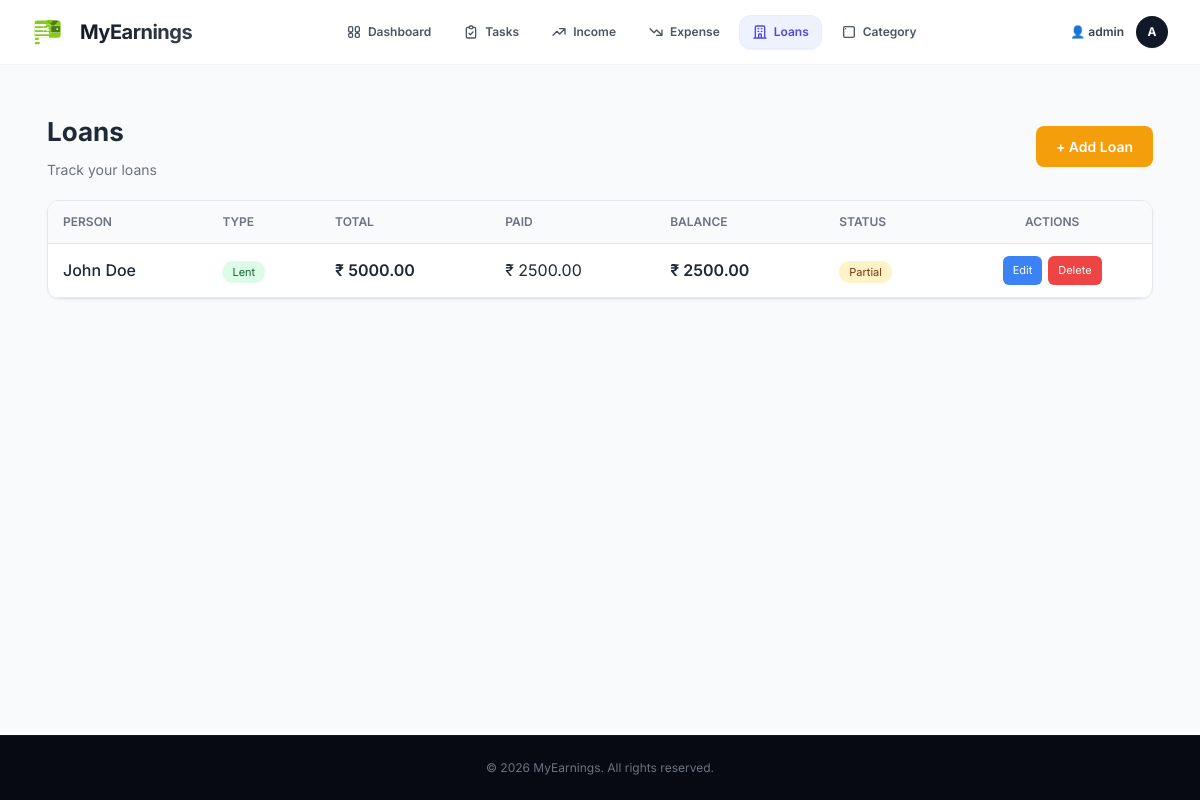
Screenshot of /loan/ (signed in) with the database file from the repository.
### xeon/models.py (models this page shows, shortened)
class BaseModel(models.Model):
    created_at = models.DateTimeField(auto_now_add=True)
    updated_at = models.DateTimeField(auto_now=True)
    class Meta:
        abstract = True

class Loan(BaseModel):
    LOAN_TYPE = (
        ('borrowed', 'Borrowed'),   # You took money
        ('lent', 'Lent'),           # You gave money
    )
    STATUS = (
        ('pending', 'Pending'),
        ('partial', 'Partially Paid'),
        ('completed', 'Completed'),
    )
    user = models.ForeignKey(User, on_delete=models.CASCADE)
    person_name = models.CharField(max_length=255)
    loan_type = models.CharField(max_length=10, choices=LOAN_TYPE)
    total_amount = models.DecimalField(max_digits=10, decimal_places=2)
    paid_amount = models.DecimalField(max_digits=10, decimal_places=2, default=0)
    due_date = models.DateField(blank=True, null=True)
    status = models.CharField(max_length=10, choices=STATUS, default='pending')
    note = models.TextField(blank=True, null=True)
    @property
    def balance(self):
        return self.total_amount - self.paid_amount

### xeon/views.py (the view)
# urls.py: path('loan/', loan_list, name='loan_list'),
@login_required
def loan_list(request):
    loans = Loan.objects.filter(user=request.user).order_by('-created_at')
    return render(request, 'xeon/loan.html', {'loans': loans})

### xeon/templates/xeon/loan.html (shortened to what this page needs)
{% extends 'xeon/base.html' %}
{% block content %}
<div style="padding: 15px;">
    <div style="display: flex; justify-content: space-between; align-items: center; margin-bottom: 20px; flex-wrap: wrap; gap: 15px;">
        <div>
            <h2 style="font-size: 26px; font-weight: 700; margin: 0; color: #1f2937;"> Loans</h2>
            <p style="color: #6b7280; margin: 8px 0 0 0; font-size: 14px;">Track your loans</p>
        </div>
        <a href="{% url 'xeon:add_loan' %}" style="padding: 10px 20px; background: #f59e0b; color: white; border: none; border-radius: 8px; font-weight: 600; font-size: 14px; cursor: pointer; text-decoration: none;">+ Add Loan</a>
    </div>
    <div style="background: #ffffff; border: 1px solid #e5e7eb; border-radius: 12px; overflow: hidden; box-shadow: 0 1px 3px rgba(0,0,0,0.05);">
        {% if loans %}
        <div style="overflow-x: auto;">
            <table style="width: 100%; border-collapse: collapse;">
                <thead>
                    <tr style="border-bottom: 1px solid #e5e7eb; background: #f9fafb;">
                        <th style="padding: 12px 15px; text-align: left; font-weight: 600; font-size: 12px; color: #6b7280; text-transform: uppercase;">Person</th>
                        <th style="padding: 12px 15px; text-align: left; font-weight: 600; font-size: 12px; color: #6b7280; text-transform: uppercase;">Type</th>
                        <th style="padding: 12px 15px; text-align: left; font-weight: 600; font-size: 12px; color: #6b7280; text-transform: uppercase;">Total</th>
                        <th style="padding: 12px 15px; text-align: left; font-weight: 600; font-size: 12px; color: #6b7280; text-transform: uppercase;">Paid</th>
                        <th style="padding: 12px 15px; text-align: left; font-weight: 600; font-size: 12px; color: #6b7280; text-transform: uppercase;">Balance</th>
                        <th style="padding: 12px 15px; text-align: left; font-weight: 600; font-size: 12px; color: #6b7280; text-transform: uppercase;">Status</th>
                        <th style="padding: 12px 15px; text-align: center; font-weight: 600; font-size: 12px; color: #6b7280; text-transform: uppercase;">Actions</th>
                    </tr>
                </thead>
                <tbody>
                    {% for loan in loans %}
                    <tr style="border-bottom: 1px solid #e5e7eb; transition: all 0.2s;">
                        <td style="padding: 12px 15px; font-weight: 500; color: #1f2937;">{{ loan.person_name }}</td>
                        <td style="padding: 12px 15px;">
                            {% if loan.loan_type == 'lent' %}
                            <span style="background: #dcfce7; color: #166534; padding: 4px 10px; border-radius: 20px; font-size: 11px;">Lent</span>
                            {% else %}
                            <span style="background: #dbeafe; color: #0c4a6e; padding: 4px 10px; border-radius: 20px; font-size: 11px;">Borrowed</span>
                            {% endif %}
                        </td>
                        <td style="padding: 12px 15px; font-weight: 600; color: #1f2937;">₹ {{ loan.total_amount }}</td>
                        <td style="padding: 12px 15px; color: #1f2937;">₹ {{ loan.paid_amount }}</td>
                        <td style="padding: 12px 15px; font-weight: 600; color: #1f2937;">₹ {{ loan.balance }}</td>
                        <td style="padding: 12px 15px;">
                            <span style="background: {% if loan.status == 'completed' %}#dcfce7{% elif loan.status == 'partial' %}#fef3c7{% else %}#dbeafe{% endif %}; color: {% if loan.status == 'completed' %}#166534{% elif loan.status == 'partial' %}#78350f{% else %}#0c4a6e{% endif %}; padding: 4px 10px; border-radius: 20px; font-size: 11px;">
                                {% if loan.status == 'completed' %}<i class="fa-solid fa-circle-check text-emerald-600"></i> Completed{% elif loan.status == 'partial' %} Partial{% else %}<i class="fa-solid fa-hourglass-half"></i> Pending{% endif %}
                            </span>
                        </td>
                        <td style="padding: 12px 15px; text-align: center;">
                            <div style="display: flex; gap: 6px; justify-content: center; flex-wrap: wrap;">
                                {% if loan.balance > 0 %}
                                <a href="{% url 'xeon:edit_loan' loan.id %}" style="padding: 6px 10px; background: #3b82f6; color: white; border: none; border-radius: 6px; font-size: 11px; cursor: pointer; text-decoration: none;">Edit</a>
                                {% endif %}
                                <form action="{% url 'xeon:delete_loan' loan.id %}" method="POST" style="display: inline;" onsubmit="return confirm('Delete this loan?');">
                                    <button type="submit" style="padding: 6px 10px; background: #ef4444; color: white; border: none; border-radius: 6px; font-size: 11px; cursor: pointer;">Delete</button>
                                </form>
                            </div>
                        </td>
                    </tr>
                    {% endfor %}
                </tbody>
            </table>
        </div>
        {% endif %}
    </div>
</div>
{% endblock %}

### xeon/templates/xeon/base.html (shortened to what this page needs)
{% load static %}
<!DOCTYPE html>
<html lang="en">
<head>
    <script src="https://cdn.tailwindcss.com"></script>
</head>
<body class="{% block body_class %}{% endblock %} bg-gray-50 text-gray-900 font-sans min-h-screen flex flex-col">
    {% if user.is_authenticated %}
    <header class="bg-white/90 backdrop-blur-md border-b border-gray-100 sticky top-0 z-50">
        <div class="max-w-7xl mx-auto px-4 sm:px-6 lg:px-8">
            <div class="flex justify-between items-center h-16">
                <div class="flex items-center gap-2">
                    <a href="{% url 'xeon:dashboard' %}"
                        class="flex items-center gap-2 text-xl font-bold text-gray-900 hover:opacity-80 transition-opacity">
                        {% include 'xeon/logo.html' %}
                        <span
                            class="tracking-tight bg-clip-text text-transparent bg-gradient-to-r from-gray-900 to-gray-700">MyEarnings</span>
                    </a>
                </div>
                <div class="hidden md:flex items-center justify-center">
                    <nav class="flex space-x-1.5">
                        <a class="flex items-center gap-1.5 px-3 py-2 rounded-xl text-xs font-semibold transition-all duration-200 {% if request.resolver_match.url_name == 'dashboard' %}bg-indigo-50 text-indigo-600 border border-indigo-100/50 shadow-sm{% else %}text-gray-600 hover:bg-gray-50 hover:text-gray-900 border border-transparent{% endif %}"
                            href="{% url 'xeon:dashboard' %}">
                            <span>Dashboard</span>
                        </a>
                        <a class="flex items-center gap-1.5 px-3 py-2 rounded-xl text-xs font-semibold transition-all duration-200 {% if request.resolver_match.url_name == 'todo_list' or request.resolver_match.url_name == 'add_todo' or request.resolver_match.url_name == 'edit_todo' %}bg-indigo-50 text-indigo-600 border border-indigo-100/50 shadow-sm{% else %}text-gray-600 hover:bg-gray-50 hover:text-gray-900 border border-transparent{% endif %}"
                            href="{% url 'xeon:todo_list' %}">
                            <span>Tasks</span>
                        </a>
                        <a class="flex items-center gap-1.5 px-3 py-2 rounded-xl text-xs font-semibold transition-all duration-200 {% if request.resolver_match.url_name == 'income_list' or request.resolver_match.url_name == 'add_income' or request.resolver_match.url_name == 'edit_income' %}bg-indigo-50 text-indigo-600 border border-indigo-100/50 shadow-sm{% else %}text-gray-600 hover:bg-gray-50 hover:text-gray-900 border border-transparent{% endif %}"
                            href="{% url 'xeon:income_list' %}">
                            <svg class="w-4 h-4" fill="none" stroke="currentColor" stroke-width="2" viewBox="0 0 24 24">
                                <path stroke-linecap="round" stroke-linejoin="round" d="M13 7h8m0 0v8m0-8l-8 8-4-4-6 6">
                                </path>
                            </svg>
                            <span>Income</span>
                        </a>
                        <a class="flex items-center gap-1.5 px-3 py-2 rounded-xl text-xs font-semibold transition-all duration-200 {% if request.resolver_match.url_name == 'expense_list' or request.resolver_match.url_name == 'add_expense' or request.resolver_match.url_name == 'edit_expense' %}bg-indigo-50 text-indigo-600 border border-indigo-100/50 shadow-sm{% else %}text-gray-600 hover:bg-gray-50 hover:text-gray-900 border border-transparent{% endif %}"
                            href="{% url 'xeon:expense_list' %}">
                            <svg class="w-4 h-4" fill="none" stroke="currentColor" stroke-width="2" viewBox="0 0 24 24">
                                <path stroke-linecap="round" stroke-linejoin="round"
                                    d="M13 17h8m0 0v-8m0 8l-8-8-4 4-6-6"></path>
                            </svg>
                            <span>Expense</span>
                        </a>
                        <a class="flex items-center gap-1.5 px-3 py-2 rounded-xl text-xs font-semibold transition-all duration-200 {% if request.resolver_match.url_name == 'loan_list' or request.resolver_match.url_name == 'add_loan' or request.resolver_match.url_name == 'edit_loan' %}bg-indigo-50 text-indigo-600 border border-indigo-100/50 shadow-sm{% else %}text-gray-600 hover:bg-gray-50 hover:text-gray-900 border border-transparent{% endif %}"
                            href="{% url 'xeon:loan_list' %}">
                            <svg class="w-4 h-4" fill="none" stroke="currentColor" stroke-width="2" viewBox="0 0 24 24">
                                <path stroke-linecap="round" stroke-linejoin="round"
                                    d="M19 21V5a2 2 0 00-2-2H7a2 2 0 00-2 2v16m14 0h2m-2 0h-5m-9 0H3m2 0h5M9 7h1m-1 4h1m4-4h1m-1 4h1m-5 10v-5a1 1 0 011-1h2a1 1 0 011 1v5m-4 0h4">
                                </path>
                            </svg>
                            <span>Loans</span>
                        </a>
                        <a class="flex items-center gap-1.5 px-3 py-2 rounded-xl text-xs font-semibold transition-all duration-200 {% if request.resolver_match.url_name == 'add_category' %}bg-indigo-50 text-indigo-600 border border-indigo-100/50 shadow-sm{% else %}text-gray-600 hover:bg-gray-50 hover:text-gray-900 border border-transparent{% endif %}"
                            href="{% url 'xeon:add_category' %}">
                            <svg class="w-4 h-4" fill="none" stroke="currentColor" stroke-width="2" viewBox="0 0 24 24">
                                <path stroke-linecap="round" stroke-linejoin="round"
                                    d="M7 7h.01M6 20h12a2 2 0 002-2V6a2 2 0 00-2-2H6a2 2 0 00-2 2v12a2 2 0 002 2z">
                                </path>
                            </svg>
                            <span>Category</span>
                        </a>
                    </nav>
                </div>
                <div class="flex items-center gap-4">
                    <div class="flex items-center gap-3 font-sans">
                        <div class="hidden sm:flex flex-col items-end">
                            <span class="text-xs font-semibold text-gray-700">👤 {{ user.first_name|default:user.username }}</span>
                        </div>
                        <a href="{% url 'xeon:logout' %}" title="Log out" onclick="return confirm('Are you sure you want to log out?');"
                            class="w-8 h-8 bg-gray-900 hover:bg-red-600 text-white rounded-full flex items-center justify-center text-xs font-bold shadow-sm transition-all duration-200 group relative">
                            <span class="group-hover:opacity-0 transition-opacity duration-150">{{ user.username|slice:":1"|upper }}</span>
                        </a>
                    </div>
                </div>
            </div>
        </div>
    </header>
    {% endif %}
    <main
        class="{% if user.is_authenticated %}max-w-7xl mx-auto px-4 sm:px-6 lg:px-8 py-8 w-full flex-1{% else %}flex-1 w-full{% endif %} font-sans">
        {% block content %}
        {% endblock %}
    </main>
    <footer class="bg-[#070a13] border-t border-white/5 py-6 mt-auto">
        <div class="max-w-7xl mx-auto px-4 sm:px-6 lg:px-8 text-center text-xs text-gray-500">
            <p>&copy; 2026 MyEarnings. All rights reserved.</p>
        </div>
    </footer>
</body>
</html>

### rows the page displays
Loan: person_name "John Doe", loan_type "Lent", total_amount "5000.00", paid_amount "2500.00", balance "2500.00", status "Partial", shows "Edit"

### other values shown
{{ user.first_name|default:user.username }} "admin"
{{ user.username|slice:":1"|upper }} "A"
